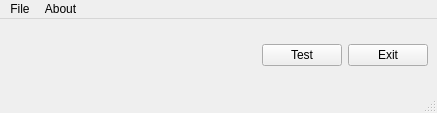
<?xml version="1.0" encoding="UTF-8"?>
<ui version="4.0">
 <class>MainWindow</class>
 <widget class="QMainWindow" name="MainWindow">
  <property name="geometry">
   <rect>
    <x>0</x>
    <y>0</y>
    <width>437</width>
    <height>113</height>
   </rect>
  </property>
  <property name="windowTitle">
   <string>Test</string>
  </property>
  <widget class="QWidget" name="centralwidget">
   <property name="sizePolicy">
    <sizepolicy hsizetype="Expanding" vsizetype="Expanding">
     <horstretch>0</horstretch>
     <verstretch>0</verstretch>
    </sizepolicy>
   </property>
   <layout class="QVBoxLayout" name="verticalLayout">
    <item>
     <layout class="QHBoxLayout" name="layout_buttons">
      <item>
       <spacer name="horizontalSpacer">
        <property name="orientation">
         <enum>Qt::Horizontal</enum>
        </property>
        <property name="sizeHint" stdset="0">
         <size>
          <width>40</width>
          <height>20</height>
         </size>
        </property>
       </spacer>
      </item>
      <item>
       <widget class="QPushButton" name="button_test">
        <property name="text">
         <string>Test</string>
        </property>
       </widget>
      </item>
      <item>
       <widget class="QPushButton" name="button_exit">
        <property name="text">
         <string>Exit</string>
        </property>
       </widget>
      </item>
     </layout>
    </item>
   </layout>
  </widget>
  <widget class="QMenuBar" name="menubar">
   <property name="geometry">
    <rect>
     <x>0</x>
     <y>0</y>
     <width>437</width>
     <height>27</height>
    </rect>
   </property>
   <widget class="QMenu" name="menuFile">
    <property name="title">
     <string>File</string>
    </property>
    <addaction name="action_exit"/>
   </widget>
   <widget class="QMenu" name="menuAbout">
    <property name="title">
     <string>About</string>
    </property>
    <addaction name="action_about"/>
    <addaction name="action_about_qt"/>
   </widget>
   <addaction name="menuFile"/>
   <addaction name="menuAbout"/>
  </widget>
  <widget class="QStatusBar" name="statusbar"/>
  <action name="action_exit">
   <property name="text">
    <string>Exit</string>
   </property>
  </action>
  <action name="action_settings">
   <property name="text">
    <string>Settings</string>
   </property>
  </action>
  <action name="action_about">
   <property name="text">
    <string>About</string>
   </property>
  </action>
  <action name="action_about_qt">
   <property name="text">
    <string>About Qt</string>
   </property>
  </action>
 </widget>
 <tabstops>
  <tabstop>button_test</tabstop>
  <tabstop>button_exit</tabstop>
 </tabstops>
 <resources>
  <include location="../data/icons.qrc"/>
 </resources>
 <connections/>
</ui>
